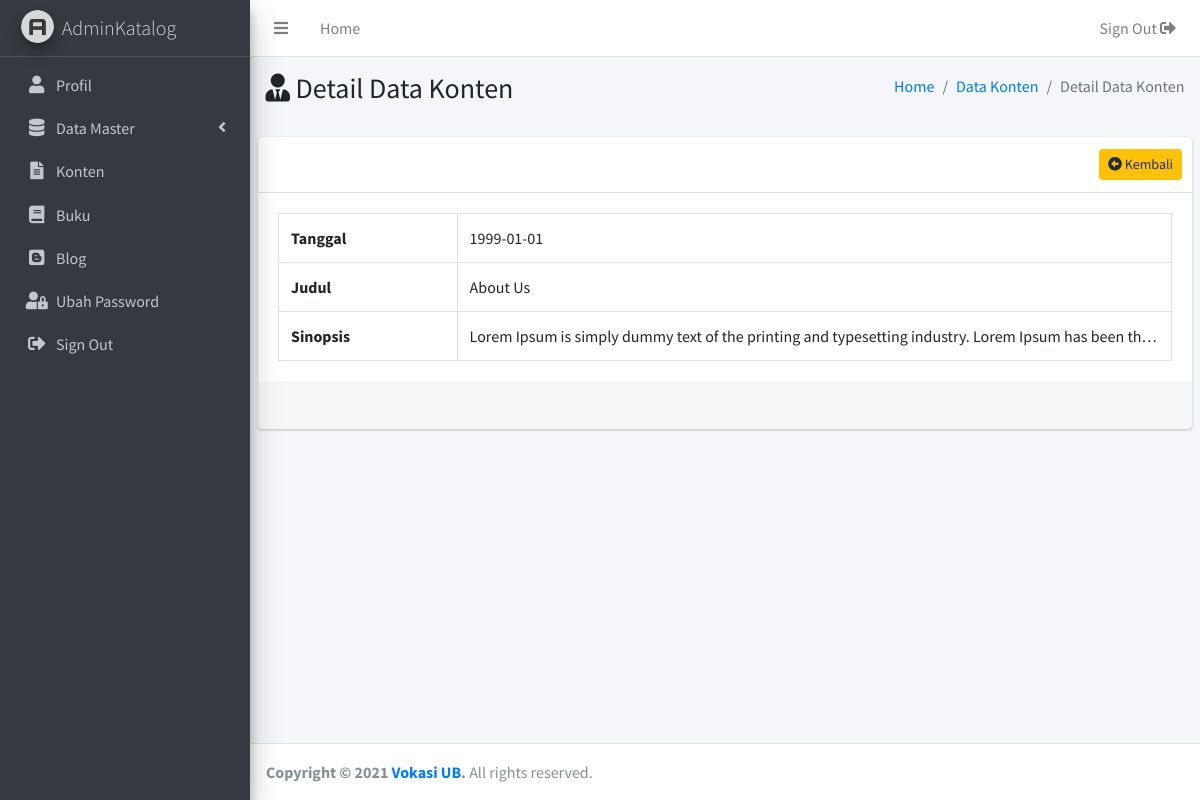
The app's page /admin/detailkonten.php?data=1 with its own data.
### tables this page shows
CREATE TABLE `konten` (
  `id_konten` int(11) NOT NULL,
  `judul` varchar(255) DEFAULT NULL,
  `isi` text DEFAULT NULL,
  `tanggal` date NOT NULL DEFAULT '1999-01-01'
);

### admin/detailkonten.php (the view, shortened to what this page needs)
<?php
  include('../koneksi/koneksi.php');
  if(isset($_GET['data'])){
   $id_konten = $_GET['data'];
    $sql_b = "SELECT `judul`,`isi`,`tanggal` FROM `konten` WHERE `id_konten`=$id_konten";
    $query_b = mysqli_query($koneksi,$sql_b);
    while($data_b = mysqli_fetch_row($query_b)){
       $judul = $data_b[0];
       $isi = $data_b[1];
       $tanggal = $data_b[2];
    }
  }
?>
<!DOCTYPE html>
<html>
<head>
<?php include("includes/head.php") ?>
</head>
<body class="hold-transition sidebar-mini layout-fixed">
<div class="wrapper">
<?php include("includes/header.php") ?>
  <?php include("includes/sidebar.php") ?>
  <div class="content-wrapper">
    <section class="content-header">
      <div class="container-fluid">
        <div class="row mb-2">
          <div class="col-sm-6">
            <h3><i class="fas fa-user-tie"></i> Detail Data Konten</h3>
          </div>
          <div class="col-sm-6">
            <ol class="breadcrumb float-sm-right">
              <li class="breadcrumb-item"><a href="#">Home</a></li>
              <li class="breadcrumb-item"><a href="konten.php">Data Konten</a></li>
              <li class="breadcrumb-item active">Detail Data Konten</li>
            </ol>
          </div>
        </div>
      </div>
    </section>
    <section class="content">
            <div class="card">
              <div class="card-header">
                <div class="card-tools">
                  <a href="konten.php" class="btn btn-sm btn-warning float-right">
                  <i class="fas fa-arrow-alt-circle-left"></i> Kembali</a>
                </div>
              </div>
              <div class="card-body">
                <table class="table table-bordered">
                    <tbody>
                      <tr>
                        <td width="20%"><strong>Tanggal<strong></td>
                        <td width="80%"><?php echo $tanggal;?></td>
                      </tr>
                      <tr>
                        <td width="20%"><strong>Judul<strong></td>
                        <td width="80%"><?php echo $judul;?></td>
                      </tr>
                      <tr>
                        <td width="20%"><strong>Sinopsis<strong></td>
                        <td width="80%"><?php echo $isi;?></td>
                      </tr>
                    </tbody>
                  </table>
              </div>
              <div class="card-footer clearfix">&nbsp;</div>
            </div>
    </section>
  </div>
  <?php include("includes/footer.php") ?>
</div>
</body>
</html>

### admin/includes/head.php (style rules this page uses)
.card-body { overflow-x:auto; }
tbody tr td { max-width: 500px;white-space: nowrap; overflow: hidden;text-overflow: ellipsis; }

### records on screen
konten: tanggal "1999-01-01", judul "About Us", isi "Lorem Ipsum is simply dummy text of the printing and typesetting industry. Lorem Ipsum has been th…"
